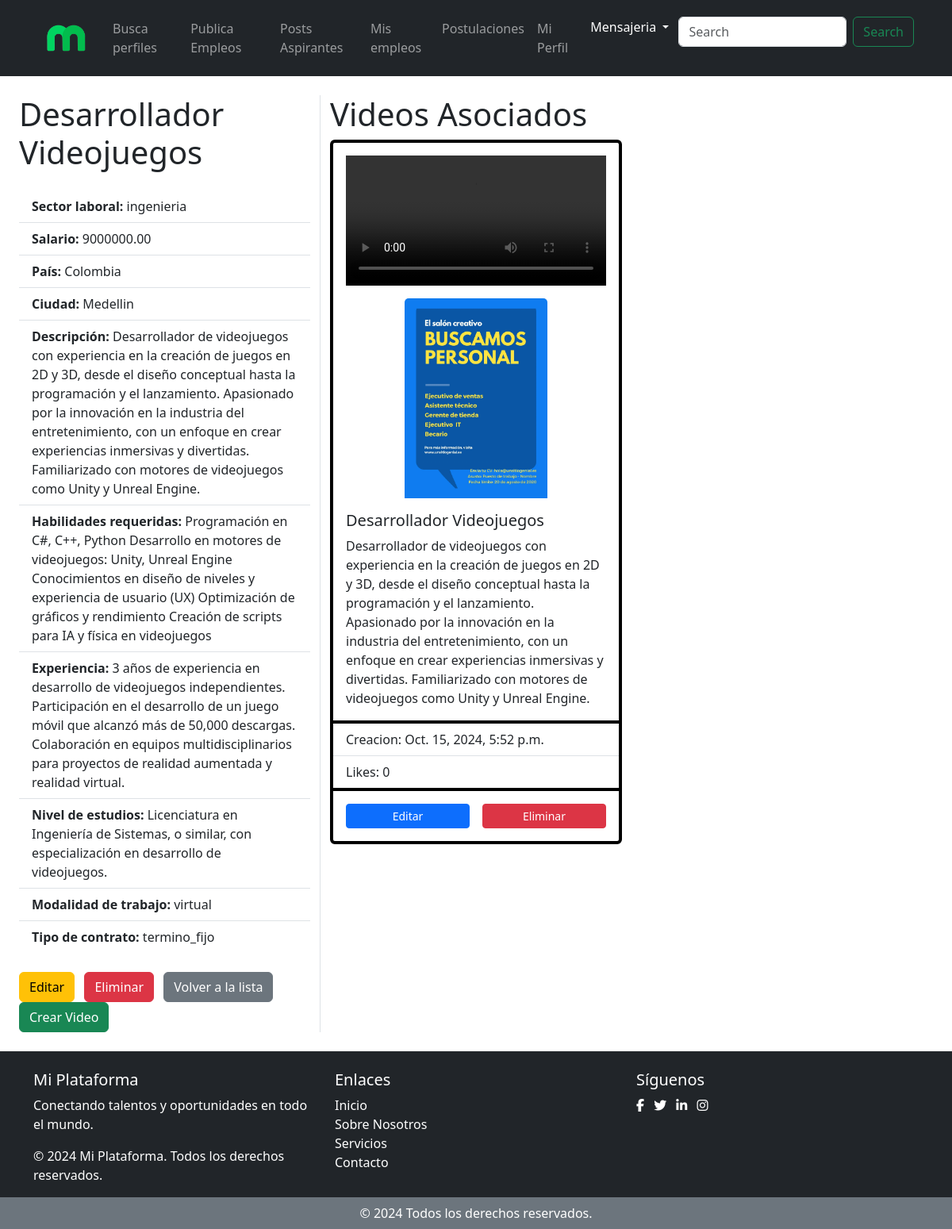
The app's page /empleo/1/ with its own data.
### empleos_reclutador/models.py (models this page shows, shortened)
class Empleo(models.Model):
    reclutador = models.ForeignKey(Reclutador_empresa, on_delete=models.CASCADE)
    titulo = models.CharField(max_length=255)
    sector_laboral = models.CharField(max_length=50, choices=SectoresLaborales.choices)
    salario = MoneyField(
        max_digits=14,
        decimal_places=2,
        default_currency='COP',  # Moneda predeterminada para Colombia
        currency_choices=[
            ('COP', 'Peso colombiano (COP)'),  # Empleos locales
            ('USD', 'Dólar estadounidense (USD)'),  # Empleos virtuales (EE.UU.)
            ('EUR', 'Euro (EUR)'),  # Empleos virtuales (Europa)
            ('GBP', 'Libra esterlina (GBP)'),  # Empleos virtuales (Reino Unido)
            ('CAD', 'Dólar canadiense (CAD)'),  # Empleos virtuales (Canadá)
            ('AUD', 'Dólar australiano (AUD)'),  # Empleos virtuales (Australia)
            ('BTC', 'Bitcoin (BTC)'),  # Criptomonedas
            ('ETH', 'Ethereum (ETH)'),  # Criptomonedas
        ]
    )
    pais = models.CharField(max_length=50, choices=Paises.choices)
    ciudad = models.CharField(max_length=100)
    fecha_creacion = models.DateTimeField(default=timezone.now)  # Campo de fecha y hora
    descripcion = models.TextField()
    habilidades = models.TextField()
    experiencia = models.TextField()
    nivel_estudios = models.TextField()
    MODALIDAD_TRABAJO = [('virtual', 'virtual'), ('presencial', 'presencial'), ('mixto', 'mixto')]
    modalidad_trabajo = models.CharField(max_length=50, choices=MODALIDAD_TRABAJO)
    palabras_clave = models.TextField()
    CONTRATO_CHOICES = [
        ('termino_fijo', 'Contrato a Término Fijo'),
        ('termino_indefinido', 'Contrato a Término Indefinido'),
        ('aprendizaje', 'Contrato de Aprendizaje'),
        ('obra_labor', 'Contrato por Obra o Labor'),
        ('tiempo_parcial', 'Contrato a Tiempo Parcial'),
        ('teletrabajo', 'Contrato de Teletrabajo'),
        ('temporada', 'Contrato de Temporada'),
        ('servicios', 'Contrato de Servicios'),
    ]
    tipo_contrato = models.CharField(
        max_length=30,
        choices=CONTRATO_CHOICES,
        default='termino_fijo'  # Puedes cambiar el valor por defecto
    )
    competencias_tecnicas = models.TextField()
    habilidades_blandas = models.TextField(blank=True, null=True)
    video_presentacion = models.FileField(upload_to='videos_presentacion_empleo/')
    embeddings = models.TextField(blank=True, null=True)  # Para almacenar embeddings en formato JSON

class VideoPostEmpleo(models.Model):
    empleo = models.ForeignKey(Empleo, on_delete=models.CASCADE, related_name='videos_empleo')
    video_file = models.FileField(upload_to='post_video_empleo/')
    thumbnail = models.ImageField(upload_to='thumbnails/', blank=True)
    fecha_creacion = models.DateTimeField(default=timezone.now)
    likes = models.PositiveIntegerField(default=0)

### empleos_reclutador/views.py (the view)
# urls.py: path('empleo/<int:empleo_id>/', views.detalle_empleo, name='detalle_empleo'),
def detalle_empleo(request, empleo_id):
    empleo = get_object_or_404(Empleo, id=empleo_id)
    videos_empleo = VideoPostEmpleo.objects.filter(empleo=empleo)  # Asegúrate de usar .objects
    return render(request, 'detalle_empleo.html', {'empleo': empleo, 'videos_empleo': videos_empleo})

### empleos_reclutador/templates/detalle_empleo.html (shortened to what this page needs)
{% extends 'base_reclutador.html' %}
{% block content %}
<div class="container-fluid mt-4 px-4">
    <div class="row">
        <div class="col-md-4 border-end">
            <h1 class="mb-4">{{ empleo.titulo }}</h1>
            <ul class="list-group list-group-flush">
                <li class="list-group-item"><strong>Sector laboral:</strong> {{ empleo.sector_laboral }}</li>
                <li class="list-group-item"><strong>Salario:</strong> {{ empleo.salario }}</li>
                <li class="list-group-item"><strong>País:</strong> {{ empleo.pais }}</li>
                <li class="list-group-item"><strong>Ciudad:</strong> {{ empleo.ciudad }}</li>
                <li class="list-group-item"><strong>Descripción:</strong> {{ empleo.descripcion }}</li>
                <li class="list-group-item"><strong>Habilidades requeridas:</strong> {{ empleo.habilidades }}</li>
                <li class="list-group-item"><strong>Experiencia:</strong> {{ empleo.experiencia }}</li>
                <li class="list-group-item"><strong>Nivel de estudios:</strong> {{ empleo.nivel_estudios }}</li>
                <li class="list-group-item"><strong>Modalidad de trabajo:</strong> {{ empleo.modalidad_trabajo }}</li>
                <li class="list-group-item"><strong>Tipo de contrato:</strong> {{ empleo.tipo_contrato }}</li>
            </ul>
            <div class="mt-4">
                <a href="{% url 'editar_empleo' empleo.id %}" class="btn btn-warning me-2">Editar</a>
                <a href="{% url 'eliminar_empleo' empleo.id %}" class="btn btn-danger me-2">Eliminar</a>
                <a href="{% url 'mis_empleos' %}" class="btn btn-secondary me-2">Volver a la lista</a>
                <a href="{% url 'cargar_video_post_empleo' empleo.id %}" class="btn btn-success me-2">Crear Video</a>
            </div>
        </div>
        <div class="col-md-8">
            <h1>Videos Asociados</h1>
            <div class="row row-cols-1 row-cols-md-2 g-4">
                {% if videos_empleo %}
                    {% for video in videos_empleo %}
                        <div class="col">
                            <div class="card border border-4 border-black mb-3">
                                <video class="card-img-top p-3" controls>
                                    <source src="{{ video.video_file.url }}" type="video/mp4">
                                </video>
                                <img src="{{ video.thumbnail.url }}" class="card-img-top w-50 mx-auto d-block" alt="Thumbnail">
                                <div class="card-body">
                                    <h5 class="card-title">{{empleo.titulo}}</h5>
                                    <p class="card-text">{{empleo.descripcion}}</p>
                                </div>
                                <ul class="list-group list-group-flush ">
                                    <li class="list-group-item">Creacion: {{ video.fecha_creacion }}</li>
                                    <li class="list-group-item">Likes: {{ video.likes }}</li>
                                </ul>
                                <div class="card-body d-flex justify-content-between">
                                    <a href="{% url 'editar_video' video.id %}" class="card-link btn btn-primary btn-sm w-50 me-2">Editar</a>
                                    <a href="{% url 'eliminar_video' video.id %}" class="card-link btn btn-danger btn-sm w-50 ms-2">Eliminar</a>
                                </div>
                            </div>
                        </div>
                    {% endfor %}
                {% else %}
                    <div class="col">
                        <p>No hay videos asociados a este empleo.</p>
                    </div>
                {% endif %}
            </div>
        </div>
    </div>
</div>
{% endblock %}

### redSocialMagneto/static/styles/global.css (style rules this page uses)
body { background-color: white; }
a { text-decoration: none; }

### records on screen
Empleo: titulo "Desarrollador Videojuegos", sector_laboral "ingenieria", salario "9000000.00", pais "Colombia", ciudad "Medellin", descripcion "Desarrollador de videojuegos con experiencia en la creación de juegos en 2D y 3D, desde el diseño conceptual hasta la programación y el lanzamiento. Apasionado por la innovación en la industria del entretenimiento, con un enfoque en crear experiencias inmersivas y divertidas. Familiarizado con motores de videojuegos como Unity y Unreal Engine.", habilidades "Programación en C#, C++, Python Desarrollo en motores de videojuegos: Unity, Unreal Engine Conocimientos en diseño de niveles y experiencia de usuario (UX) Optimización de gráficos y rendimiento Creación de scripts para IA y física en videojuegos", experiencia "3 años de experiencia en desarrollo de videojuegos independientes. Participación en el desarrollo de un juego móvil que alcanzó más de 50,000 descargas. Colaboración en equipos multidisciplinarios para proyectos de realidad aumentada y realidad virtual.", nivel_estudios "Licenciatura en Ingeniería de Sistemas, o similar, con especialización en desarrollo de videojuegos.", modalidad_trabajo "virtual", tipo_contrato "termino_fijo"
VideoPostEmpleo: thumbnail (picture), fecha_creacion "Oct. 15, 2024, 5:52 p.m.", likes "0"
